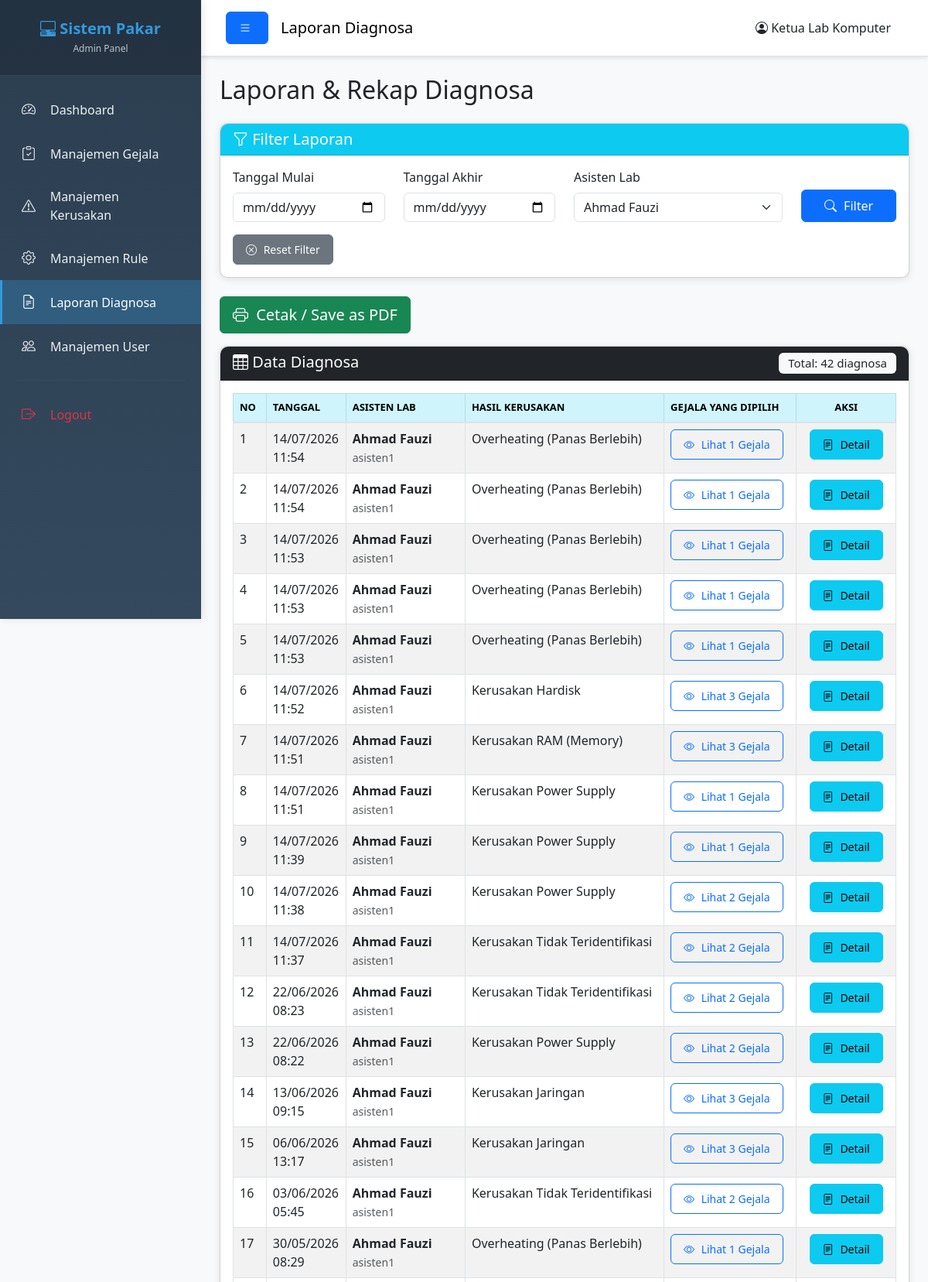
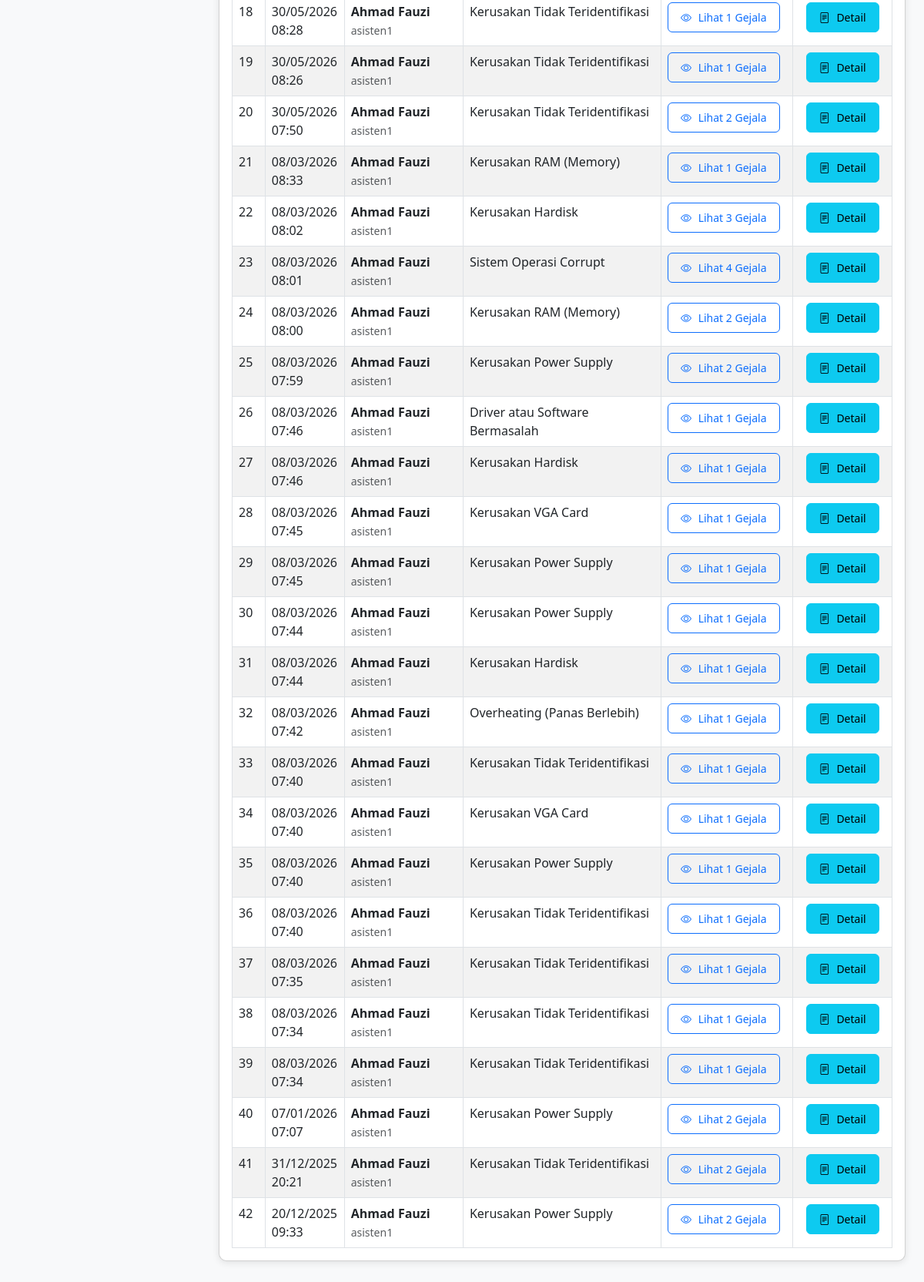
/Admin/laporan_diagnosa.php?asisten=2 (signed in), run on an earlier commit of the app's database (2 pictures, top to bottom).
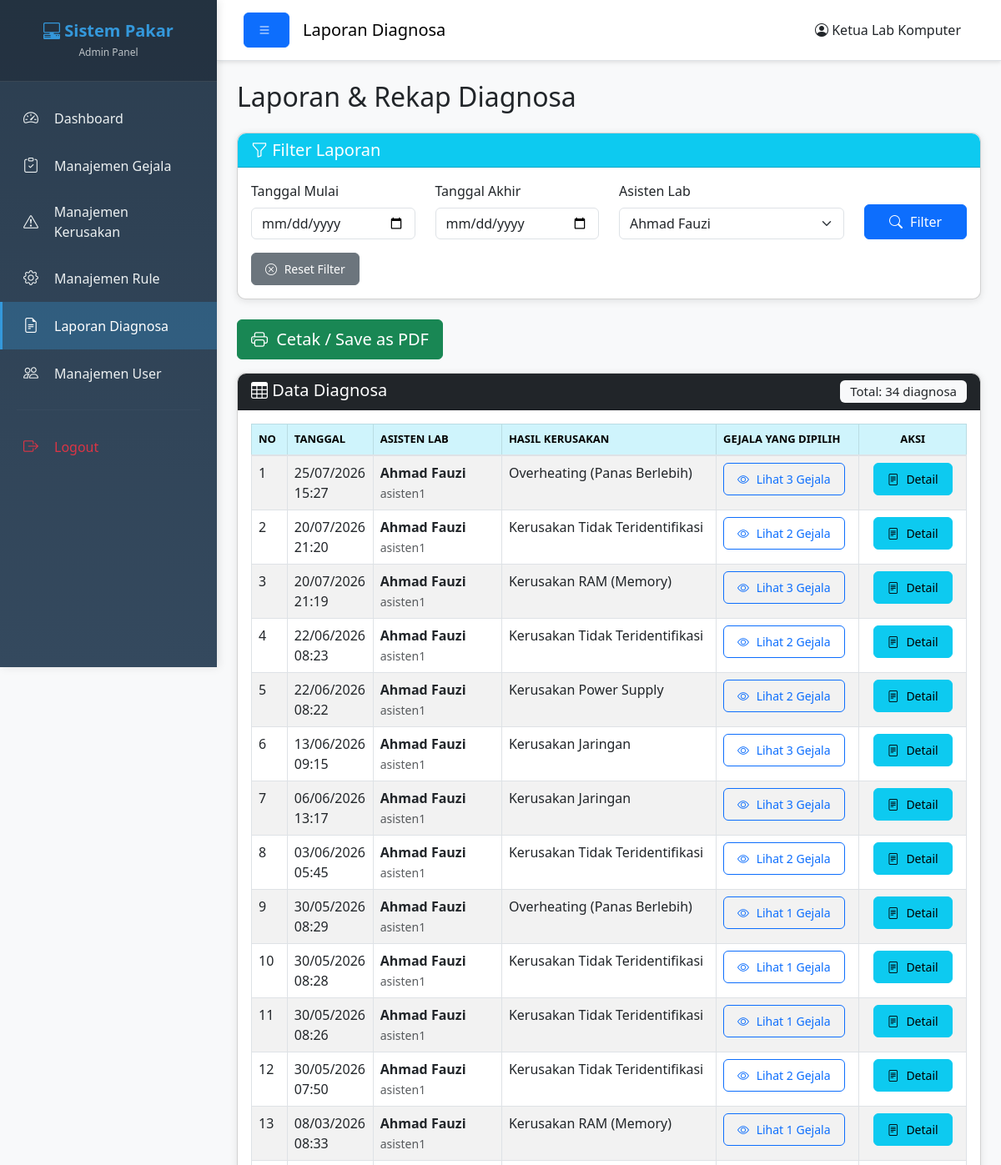
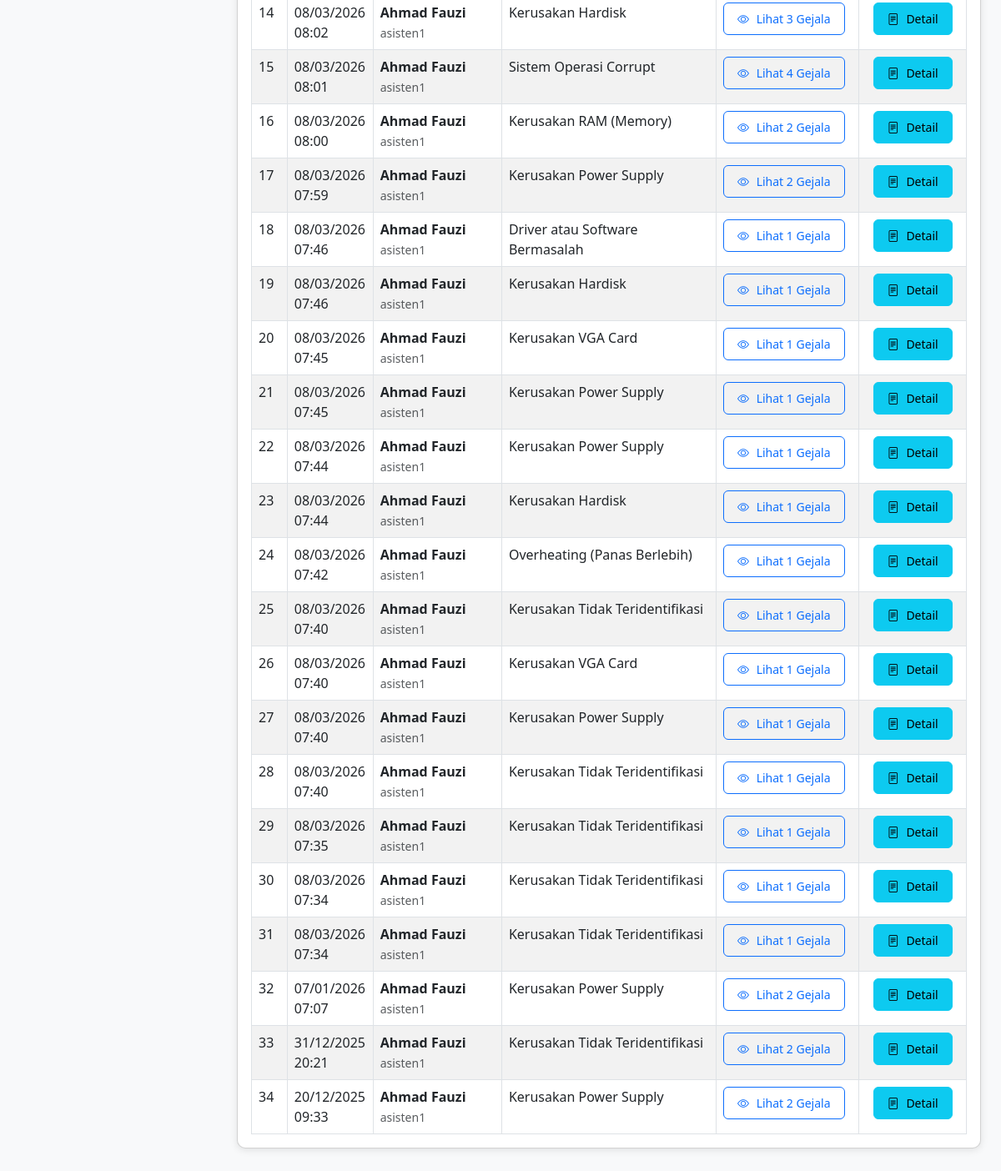
And on a later commit of the database (2 pictures, top to bottom).
### tables this page shows
CREATE TABLE `diagnosa` (
  `id_diagnosa` int(11) NOT NULL,
  `id_user` int(11) NOT NULL,
  `tanggal` datetime NOT NULL,
  `hasil_kerusakan` text NOT NULL
);

CREATE TABLE `users` (
  `id_user` int(11) NOT NULL,
  `username` varchar(50) NOT NULL,
  `password` varchar(255) NOT NULL,
  `role` enum('admin','asisten_lab') NOT NULL,
  `nama_lengkap` varchar(100) NOT NULL,
  `created_at` timestamp NOT NULL DEFAULT current_timestamp()
);

### Admin/laporan_diagnosa.php (the view, shortened to what the changed rows need)
<?php
$filter_asisten = isset($_GET['asisten']) ? $_GET['asisten'] : '';
$query = "SELECT d.*, u.nama_lengkap, u.username
          FROM diagnosa d
          INNER JOIN users u ON d.id_user = u.id_user
          WHERE 1=1";
if (!empty($filter_asisten)) {
    $query .= " AND d.id_user = '$filter_asisten'";
}
$query .= " ORDER BY d.tanggal DESC";
$result_diagnosa = mysqli_query($koneksi, $query);
?>
<!DOCTYPE html>
<html lang="id">
<head>
    <link href="https://cdn.jsdelivr.net/npm/bootstrap@5.3.0/dist/css/bootstrap.min.css" rel="stylesheet">
    <link rel="stylesheet" href="https://cdn.jsdelivr.net/npm/bootstrap-icons@1.10.0/font/bootstrap-icons.css">
    <link rel="stylesheet" href="../Assets/css/style.css?v=20260713">
</head>
<body>
    <div class="wrapper">
        <div class="main-content">
            <div class="container-fluid p-4">
                <h2 class="mb-4">Laporan & Rekap Diagnosa</h2>
                <div class="card shadow">
                    <div class="card-header bg-dark text-white">
                        <h5 class="mb-0">
                            <i class="bi bi-table"></i> Data Diagnosa
                            <span class="badge bg-light text-dark float-end">
                                Total: <?php echo mysqli_num_rows($result_diagnosa); ?> diagnosa
                            </span>
                        </h5>
                    </div>
                    <div class="card-body">
                        <div class="table-responsive">
                            <table class="table table-striped table-hover table-bordered">
                                <thead class="table-info">
                                    <tr>
                                        <th width="5%">No</th>
                                        <th width="12%">Tanggal</th>
                                        <th width="18%">Asisten Lab</th>
                                        <th width="30%">Hasil Kerusakan</th>
                                        <th width="20%">Gejala yang Dipilih</th>
                                        <th width="15%" class="text-center">Aksi</th>
                                    </tr>
                                </thead>
                                <tbody>
                                    <?php
                                    if (mysqli_num_rows($result_diagnosa) > 0):
                                        $no = 1;
                                        while($row = mysqli_fetch_assoc($result_diagnosa)):
                                            $id_diagnosa = $row['id_diagnosa'];
                                            $query_gejala = "SELECT g.kode_gejala, g.nama_gejala
                                                           FROM diagnosa_detail dd
                                                           INNER JOIN gejala g ON dd.id_gejala = g.id_gejala
                                                           WHERE dd.id_diagnosa = '$id_diagnosa'";
                                            $result_gejala = mysqli_query($koneksi, $query_gejala);
                                            $gejala_array = [];
                                            while($temp_gejala = mysqli_fetch_assoc($result_gejala)) {
                                                $gejala_array[] = $temp_gejala;
                                            }
                                            $gejala_count = count($gejala_array);
                                            $row['gejala_list'] = $gejala_array;
                                    ?>
                                    <tr>
                                        <td><?php echo $no++; ?></td>
                                        <td><?php echo date('d/m/Y H:i', strtotime($row['tanggal'])); ?></td>
                                        <td>
                                            <strong><?php echo htmlspecialchars($row['nama_lengkap']); ?></strong><br>
                                            <small class="text-muted"><?php echo htmlspecialchars($row['username']); ?></small>
                                        </td>
                                        <td>
                                            <?php
                                            $hasil = htmlspecialchars($row['hasil_kerusakan']);
                                            echo !empty($hasil) ? $hasil : '<em class="text-muted">Tidak ada hasil</em>';
                                            ?>
                                        </td>
                                        <td>
                                            <button type="button" class="btn btn-sm btn-outline-primary"
                                                    data-bs-toggle="modal"
                                                    data-bs-target="#modalGejala<?php echo $row['id_diagnosa']; ?>">
                                                <i class="bi bi-eye"></i> Lihat <?php echo $gejala_count; ?> Gejala
                                            </button>
                                        </td>
                                        <td class="text-center">
                                            <button type="button" class="btn btn-info btn-sm"
                                                    data-bs-toggle="modal"
                                                    data-bs-target="#modalDetail<?php echo $row['id_diagnosa']; ?>">
                                                <i class="bi bi-file-text"></i> Detail
                                            </button>
                                        </td>
                                    </tr>
                                    <?php
                                        endwhile;
                                    endif; ?>
                                </tbody>
                            </table>
                        </div>
                    </div>
                </div>
            </div>
        </div>
    </div>
</body>
</html>

What changed in the data, as far as the page shows it:
no longer on this page (row edited): diagnosa: tanggal "14/07/2026 11:54", id_user.nama_lengkap "Ahmad Fauzi", id_user.username "asisten1", hasil_kerusakan "Overheating (Panas Berlebih)", gejala_count "1"
no longer on this page (row edited): diagnosa: tanggal "14/07/2026 11:54", id_user.nama_lengkap "Ahmad Fauzi", id_user.username "asisten1", hasil_kerusakan "Overheating (Panas Berlebih)", gejala_count "1"
no longer on this page (row edited): diagnosa: tanggal "14/07/2026 11:53", id_user.nama_lengkap "Ahmad Fauzi", id_user.username "asisten1", hasil_kerusakan "Overheating (Panas Berlebih)", gejala_count "1"
no longer on this page (row edited): diagnosa: tanggal "14/07/2026 11:53", id_user.nama_lengkap "Ahmad Fauzi", id_user.username "asisten1", hasil_kerusakan "Overheating (Panas Berlebih)", gejala_count "1"
no longer on this page (row edited): diagnosa: tanggal "14/07/2026 11:53", id_user.nama_lengkap "Ahmad Fauzi", id_user.username "asisten1", hasil_kerusakan "Overheating (Panas Berlebih)", gejala_count "1"
no longer on this page (row edited): diagnosa: tanggal "14/07/2026 11:52", id_user.nama_lengkap "Ahmad Fauzi", id_user.username "asisten1", hasil_kerusakan "Kerusakan Hardisk", gejala_count "3"
no longer on this page (row edited): diagnosa: tanggal "14/07/2026 11:51", id_user.nama_lengkap "Ahmad Fauzi", id_user.username "asisten1", hasil_kerusakan "Kerusakan RAM (Memory)", gejala_count "3"
no longer on this page (row edited): diagnosa: tanggal "14/07/2026 11:51", id_user.nama_lengkap "Ahmad Fauzi", id_user.username "asisten1", hasil_kerusakan "Kerusakan Power Supply", gejala_count "1"
changed diagnosa (number 1 of 34 on the later page): tanggal "14/07/2026 11:39" → "25/07/2026 15:27"; hasil_kerusakan "Kerusakan Power Supply" → "Overheating (Panas Berlebih)"; gejala_count "1" → "3"
changed diagnosa (number 2 of 34 on the later page): tanggal "14/07/2026 11:38" → "20/07/2026 21:20"; hasil_kerusakan "Kerusakan Power Supply" → "Kerusakan Tidak Teridentifikasi"
changed diagnosa (number 3 of 34 on the later page): tanggal "14/07/2026 11:37" → "20/07/2026 21:19"; hasil_kerusakan "Kerusakan Tidak Teridentifikasi" → "Kerusakan RAM (Memory)"; gejala_count "2" → "3"
Also different on the page:
mysqli_num_rows($result_diagnosa): "42" → "34"
